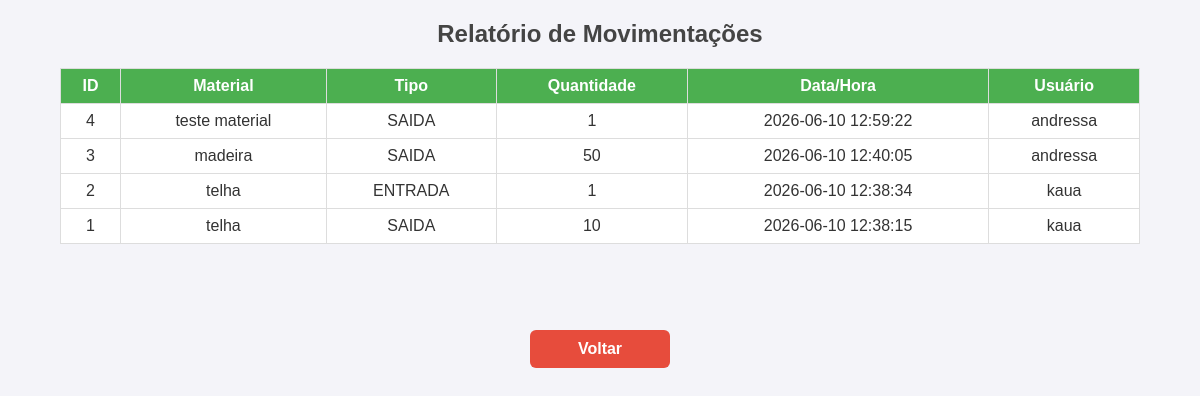
Page /relatorio.php on the committed database.
### tables this page shows
CREATE TABLE `movimentacoes` (
  `id_mov` int(11) NOT NULL,
  `id_material` int(11) NOT NULL,
  `tipo` enum('ENTRADA','SAIDA') NOT NULL,
  `quantidade` int(11) NOT NULL,
  `data_hora` timestamp NOT NULL DEFAULT current_timestamp(),
  `id_usuario` int(11) NOT NULL
);

CREATE TABLE `materiais` (
  `id_material` int(11) NOT NULL,
  `nome` varchar(100) NOT NULL,
  `descricao` varchar(255) DEFAULT NULL,
  `quantidade_atual` int(11) DEFAULT 0
);

CREATE TABLE `usuarios` (
  `id_usuario` int(11) NOT NULL,
  `nome` varchar(100) NOT NULL,
  `login` varchar(50) NOT NULL,
  `senha` varchar(255) NOT NULL,
  `perfil` enum('OPERADOR','ADMINISTRADOR') NOT NULL
);

### relatorio.php (the view, shortened to what this page needs)
<?php
include 'conexao.php';
$sql = "SELECT m.id_mov, mat.nome AS material, m.tipo, m.quantidade, m.data_hora, u.nome AS usuario
        FROM movimentacoes m
        JOIN materiais mat ON m.id_material = mat.id_material
        JOIN usuarios u ON m.id_usuario = u.id_usuario
        ORDER BY m.data_hora DESC";
$result = $conn->query($sql);
?>
<link rel="stylesheet" href="style.css">
<h2>Relatório de Movimentações</h2>
<table border="1">
    <tr>
        <th>ID</th>
        <th>Material</th>
        <th>Tipo</th>
        <th>Quantidade</th>
        <th>Data/Hora</th>
        <th>Usuário</th>
    </tr>
    <?php while($row = $result->fetch_assoc()) { ?>
    <tr>
        <td><?php echo $row['id_mov']; ?></td>
        <td><?php echo $row['material']; ?></td>
        <td><?php echo $row['tipo']; ?></td>
        <td><?php echo $row['quantidade']; ?></td>
        <td><?php echo $row['data_hora']; ?></td>
        <td><?php echo $row['usuario']; ?></td>
    </tr>
    <?php } ?>
</table>
<a href="dashboard.php" class="voltar-btn">Voltar</a>

### style.css (style rules this page uses)
h2 { text-align: center; color: #444; margin-top: 20px; }
table { width: 90%; margin: 20px auto; border-collapse: collapse; background: #fff; }
table th, table td { border: 1px solid #ddd; padding: 8px; text-align: center; }
table th { background-color: #4CAF50; color: white; }
.voltar-btn { display: block; width: 120px; margin: 30px auto; text-align: center; background-color: #e74c3c; color: white; padding: 10px; border-radius: 6px; text-decoration: none; font-weight: bold; transition: background-color 0.3s; }

### rows in the picture
movimentacoes: id_mov "4", id_material.nome "teste material", tipo "SAIDA", quantidade "1", data_hora "2026-06-10 12:59:22", id_usuario.nome "andressa"
movimentacoes: id_mov "3", id_material.nome "madeira", tipo "SAIDA", quantidade "50", data_hora "2026-06-10 12:40:05", id_usuario.nome "andressa"
movimentacoes: id_mov "2", id_material.nome "telha", tipo "ENTRADA", quantidade "1", data_hora "2026-06-10 12:38:34", id_usuario.nome "kaua"
movimentacoes: id_mov "1", id_material.nome "telha", tipo "SAIDA", quantidade "10", data_hora "2026-06-10 12:38:15", id_usuario.nome "kaua"
